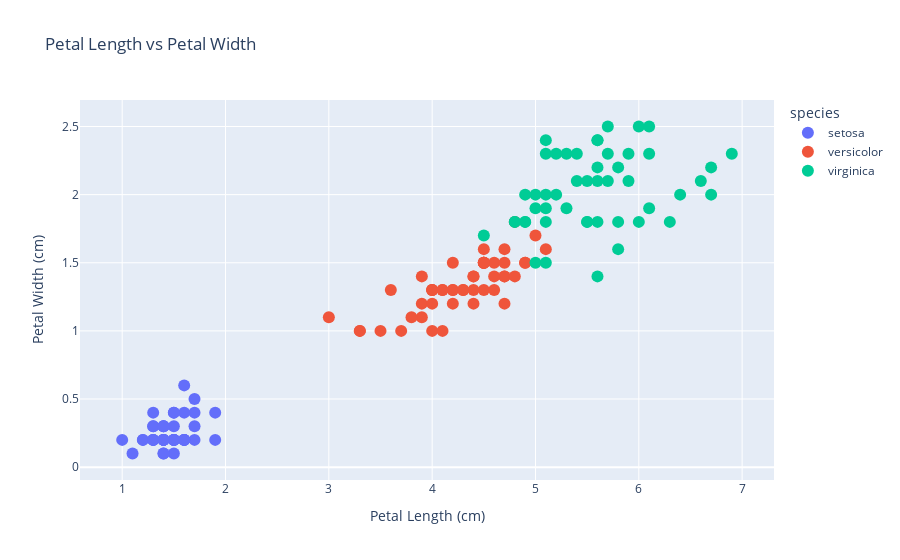

Here is the notebook cell this chart was saved with:
### Code cell
# Scatter plot of petal length vs petal width
fig = px.scatter(iris_df, x='petal length (cm)', y='petal width (cm)', color='species',  
                 title='Petal Length vs Petal Width',  
                 labels={'petal length (cm)': 'Petal Length (cm)', 'petal width (cm)': 'Petal Width (cm)'})
fig.update_traces(marker=dict(size=12))
fig.show()

### Figure 1 — Plotly figure (JSON) as saved in the notebook; plotly's stock layout.template omitted (floating-point values rounded to 4 significant figures)
{"data": [{"hovertemplate": "species=setosa<br>Petal Length (cm)=%{x}<br>Petal Width (cm)=%{y}<extra></extra>", "legendgroup": "setosa", "marker": {"color": "#636efa", "size": 12, "symbol": "circle"}, "mode": "markers", "name": "setosa", "orientation": "v", "showlegend": true, "type": "scatter", "x": [1.4, 1.4, 1.3, 1.5, 1.4, 1.7, 1.4, 1.5, 1.4, 1.5, 1.5, 1.6, 1.4, 1.1, 1.2, 1.3, 1.4, 1.7, 1.5, 1.7, 1.5, 1, 1.7, 1.9, 1.6, 1.6, 1.5, 1.4, 1.6, 1.6, 1.5, 1.5, 1.2, 1.3, 1.4, 1.3, 1.5, 1.3, 1.3, 1.3, 1.6, 1.9, 1.4, 1.6, 1.4, 1.5, 1.4], "xaxis": "x", "y": [0.2, 0.2, 0.2, 0.2, 0.2, 0.4, 0.3, 0.2, 0.2, 0.1, 0.2, 0.2, 0.1, 0.1, 0.2, 0.4, 0.3, 0.3, 0.3, 0.2, 0.4, 0.2, 0.5, 0.2, 0.2, 0.4, 0.2, 0.2, 0.2, 0.2, 0.4, 0.2, 0.2, 0.2, 0.1, 0.2, 0.2, 0.3, 0.3, 0.2, 0.6, 0.4, 0.3, 0.2, 0.2, 0.2, 0.2], "yaxis": "y"}, {"hovertemplate": "species=versicolor<br>Petal Length (cm)=%{x}<br>Petal Width (cm)=%{y}<extra></extra>", "legendgroup": "versicolor", "marker": {"color": "#EF553B", "size": 12, "symbol": "circle"}, "mode": "markers", "name": "versicolor", "orientation": "v", "showlegend": true, "type": "scatter", "x": [4.7, 4.5, 4.9, 4, 4.6, 4.5, 4.7, 3.3, 4.6, 3.9, 4.2, 4, 4.7, 3.6, 4.4, 4.5, 4.1, 4.5, 3.9, 4.8, 4, 4.9, 4.7, 4.3, 4.4, 4.8, 5, 4.5, 3.5, 3.8, 3.7, 3.9, 5.1, 4.5, 4.5, 4.7, 4.4, 4.1, 4, 4.4, 4.6, 4, 3.3, 4.2, 4.2, 4.2, 4.3, 3, 4.1], "xaxis": "x", "y": [1.4, 1.5, 1.5, 1.3, 1.5, 1.3, 1.6, 1, 1.3, 1.4, 1.5, 1, 1.4, 1.3, 1.4, 1.5, 1, 1.5, 1.1, 1.8, 1.3, 1.5, 1.2, 1.3, 1.4, 1.4, 1.7, 1.5, 1, 1.1, 1, 1.2, 1.6, 1.5, 1.6, 1.5, 1.3, 1.3, 1.3, 1.2, 1.4, 1.2, 1, 1.3, 1.2, 1.3, 1.3, 1.1, 1.3], "yaxis": "y"}, {"hovertemplate": "species=virginica<br>Petal Length (cm)=%{x}<br>Petal Width (cm)=%{y}<extra></extra>", "legendgroup": "virginica", "marker": {"color": "#00cc96", "size": 12, "symbol": "circle"}, "mode": "markers", "name": "virginica", "orientation": "v", "showlegend": true, "type": "scatter", "x": [6, 5.1, 5.9, 5.6, 5.8, 6.6, 4.5, 6.3, 5.8, 6.1, 5.1, 5.3, 5.5, 5, 5.1, 5.3, 5.5, 6.7, 6.9, 5, 5.7, 4.9, 6.7, 4.9, 5.7, 6, 4.8, 4.9, 5.6, 5.8, 6.1, 6.4, 5.6, 5.1, 5.6, 6.1, 5.6, 5.5, 4.8, 5.4, 5.6, 5.1, 5.9, 5.7, 5.2, 5, 5.2, 5.4, 5.1], "xaxis": "x", "y": [2.5, 1.9, 2.1, 1.8, 2.2, 2.1, 1.7, 1.8, 1.8, 2.5, 2, 1.9, 2.1, 2, 2.4, 2.3, 1.8, 2.2, 2.3, 1.5, 2.3, 2, 2, 1.8, 2.1, 1.8, 1.8, 1.8, 2.1, 1.6, 1.9, 2, 2.2, 1.5, 1.4, 2.3, 2.4, 1.8, 1.8, 2.1, 2.4, 2.3, 2.3, 2.5, 2.3, 1.9, 2, 2.3, 1.8], "yaxis": "y"}], "layout": {"legend": {"title": {"text": "species"}, "tracegroupgap": 0}, "title": {"text": "Petal Length vs Petal Width"}, "xaxis": {"anchor": "y", "domain": [0, 1], "title": {"text": "Petal Length (cm)"}}, "yaxis": {"anchor": "x", "domain": [0, 1], "title": {"text": "Petal Width (cm)"}}}}
